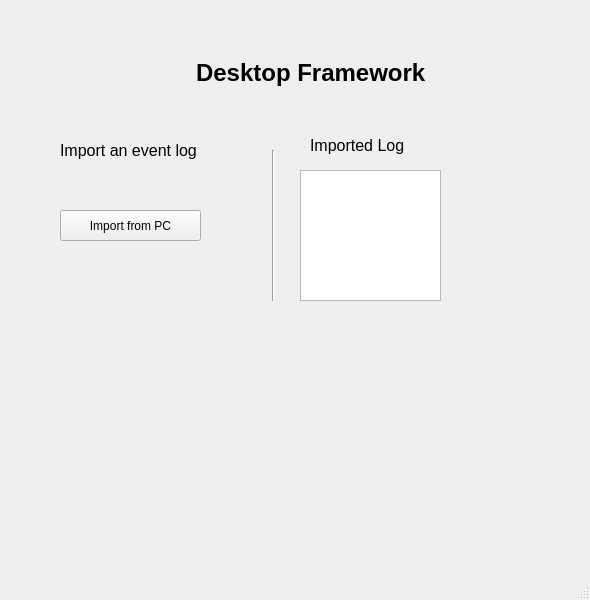
<?xml version="1.0" encoding="UTF-8"?>
<ui version="4.0">
 <class>MainWindow</class>
 <widget class="QMainWindow" name="MainWindow">
  <property name="geometry">
   <rect>
    <x>0</x>
    <y>0</y>
    <width>590</width>
    <height>600</height>
   </rect>
  </property>
  <property name="windowTitle">
   <string>MainWindow</string>
  </property>
  <property name="layoutDirection">
   <enum>Qt::LeftToRight</enum>
  </property>
  <widget class="QWidget" name="centralwidget">
   <widget class="QLabel" name="label">
    <property name="geometry">
     <rect>
      <x>196</x>
      <y>22</y>
      <width>261</width>
      <height>101</height>
     </rect>
    </property>
    <property name="font">
     <font>
      <pointsize>18</pointsize>
      <weight>75</weight>
      <bold>true</bold>
     </font>
    </property>
    <property name="text">
     <string>Desktop Framework</string>
    </property>
   </widget>
   <widget class="QLabel" name="label_2">
    <property name="geometry">
     <rect>
      <x>60</x>
      <y>120</y>
      <width>161</width>
      <height>61</height>
     </rect>
    </property>
    <property name="font">
     <font>
      <pointsize>12</pointsize>
      <weight>50</weight>
      <bold>false</bold>
     </font>
    </property>
    <property name="text">
     <string>Import an event log</string>
    </property>
   </widget>
   <widget class="QPushButton" name="pushButton">
    <property name="geometry">
     <rect>
      <x>60</x>
      <y>210</y>
      <width>141</width>
      <height>31</height>
     </rect>
    </property>
    <property name="text">
     <string>Import from PC</string>
    </property>
   </widget>
   <widget class="QLabel" name="label_3">
    <property name="geometry">
     <rect>
      <x>310</x>
      <y>130</y>
      <width>141</width>
      <height>31</height>
     </rect>
    </property>
    <property name="font">
     <font>
      <pointsize>12</pointsize>
     </font>
    </property>
    <property name="text">
     <string>Imported Log</string>
    </property>
   </widget>
   <widget class="Line" name="line">
    <property name="geometry">
     <rect>
      <x>263</x>
      <y>150</y>
      <width>20</width>
      <height>151</height>
     </rect>
    </property>
    <property name="orientation">
     <enum>Qt::Vertical</enum>
    </property>
   </widget>
   <widget class="QListWidget" name="listWidget">
    <property name="geometry">
     <rect>
      <x>300</x>
      <y>170</y>
      <width>141</width>
      <height>131</height>
     </rect>
    </property>
    <property name="layoutDirection">
     <enum>Qt::RightToLeft</enum>
    </property>
    <property name="currentRow">
     <number>-1</number>
    </property>
    <item>
     <property name="text">
      <string/>
     </property>
     <property name="textAlignment">
      <set>AlignCenter</set>
     </property>
    </item>
   </widget>
  </widget>
  <widget class="QMenuBar" name="menubar">
   <property name="geometry">
    <rect>
     <x>0</x>
     <y>0</y>
     <width>590</width>
     <height>21</height>
    </rect>
   </property>
  </widget>
  <widget class="QStatusBar" name="statusbar"/>
 </widget>
 <resources/>
 <connections/>
</ui>
